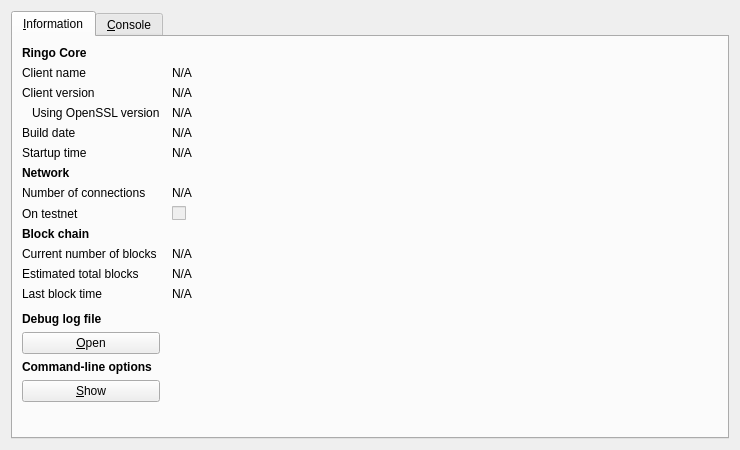
<?xml version="1.0" encoding="UTF-8"?>
<ui version="4.0">
 <class>RPCConsole</class>
 <widget class="QDialog" name="RPCConsole">
  <property name="geometry">
   <rect>
    <x>0</x>
    <y>0</y>
    <width>740</width>
    <height>450</height>
   </rect>
  </property>
  <property name="windowTitle">
   <string>Ringo - Debug window</string>
  </property>
  <layout class="QVBoxLayout" name="verticalLayout_2">
   <item>
    <widget class="QTabWidget" name="tabWidget">
     <property name="currentIndex">
      <number>0</number>
     </property>
     <widget class="QWidget" name="tab_info">
      <attribute name="title">
       <string>&amp;Information</string>
      </attribute>
      <layout class="QGridLayout" name="gridLayout" columnstretch="0,1">
       <property name="horizontalSpacing">
        <number>12</number>
       </property>
       <item row="0" column="0">
        <widget class="QLabel" name="label_9">
         <property name="font">
          <font>
           <weight>75</weight>
           <bold>true</bold>
          </font>
         </property>
         <property name="text">
          <string>Ringo Core</string>
         </property>
        </widget>
       </item>
       <item row="1" column="0">
        <widget class="QLabel" name="label_5">
         <property name="text">
          <string>Client name</string>
         </property>
        </widget>
       </item>
       <item row="1" column="1">
        <widget class="QLabel" name="clientName">
         <property name="cursor">
          <cursorShape>IBeamCursor</cursorShape>
         </property>
         <property name="text">
          <string>N/A</string>
         </property>
         <property name="textFormat">
          <enum>Qt::PlainText</enum>
         </property>
         <property name="textInteractionFlags">
          <set>Qt::LinksAccessibleByMouse|Qt::TextSelectableByKeyboard|Qt::TextSelectableByMouse</set>
         </property>
        </widget>
       </item>
       <item row="2" column="0">
        <widget class="QLabel" name="label_6">
         <property name="text">
          <string>Client version</string>
         </property>
        </widget>
       </item>
       <item row="2" column="1">
        <widget class="QLabel" name="clientVersion">
         <property name="cursor">
          <cursorShape>IBeamCursor</cursorShape>
         </property>
         <property name="text">
          <string>N/A</string>
         </property>
         <property name="textFormat">
          <enum>Qt::PlainText</enum>
         </property>
         <property name="textInteractionFlags">
          <set>Qt::LinksAccessibleByMouse|Qt::TextSelectableByKeyboard|Qt::TextSelectableByMouse</set>
         </property>
        </widget>
       </item>
       <item row="3" column="0">
        <widget class="QLabel" name="label_14">
         <property name="text">
          <string>Using OpenSSL version</string>
         </property>
         <property name="indent">
          <number>10</number>
         </property>
        </widget>
       </item>
       <item row="3" column="1">
        <widget class="QLabel" name="openSSLVersion">
         <property name="cursor">
          <cursorShape>IBeamCursor</cursorShape>
         </property>
         <property name="text">
          <string>N/A</string>
         </property>
         <property name="textFormat">
          <enum>Qt::PlainText</enum>
         </property>
         <property name="textInteractionFlags">
          <set>Qt::LinksAccessibleByMouse|Qt::TextSelectableByKeyboard|Qt::TextSelectableByMouse</set>
         </property>
        </widget>
       </item>
       <item row="4" column="0">
        <widget class="QLabel" name="label_12">
         <property name="text">
          <string>Build date</string>
         </property>
        </widget>
       </item>
       <item row="4" column="1">
        <widget class="QLabel" name="buildDate">
         <property name="cursor">
          <cursorShape>IBeamCursor</cursorShape>
         </property>
         <property name="text">
          <string>N/A</string>
         </property>
         <property name="textFormat">
          <enum>Qt::PlainText</enum>
         </property>
         <property name="textInteractionFlags">
          <set>Qt::LinksAccessibleByMouse|Qt::TextSelectableByKeyboard|Qt::TextSelectableByMouse</set>
         </property>
        </widget>
       </item>
       <item row="5" column="0">
        <widget class="QLabel" name="label_13">
         <property name="text">
          <string>Startup time</string>
         </property>
        </widget>
       </item>
       <item row="5" column="1">
        <widget class="QLabel" name="startupTime">
         <property name="cursor">
          <cursorShape>IBeamCursor</cursorShape>
         </property>
         <property name="text">
          <string>N/A</string>
         </property>
         <property name="textFormat">
          <enum>Qt::PlainText</enum>
         </property>
         <property name="textInteractionFlags">
          <set>Qt::LinksAccessibleByMouse|Qt::TextSelectableByKeyboard|Qt::TextSelectableByMouse</set>
         </property>
        </widget>
       </item>
       <item row="6" column="0">
        <widget class="QLabel" name="label_11">
         <property name="font">
          <font>
           <weight>75</weight>
           <bold>true</bold>
          </font>
         </property>
         <property name="text">
          <string>Network</string>
         </property>
        </widget>
       </item>
       <item row="7" column="0">
        <widget class="QLabel" name="label_7">
         <property name="text">
          <string>Number of connections</string>
         </property>
        </widget>
       </item>
       <item row="7" column="1">
        <widget class="QLabel" name="numberOfConnections">
         <property name="cursor">
          <cursorShape>IBeamCursor</cursorShape>
         </property>
         <property name="text">
          <string>N/A</string>
         </property>
         <property name="textFormat">
          <enum>Qt::PlainText</enum>
         </property>
         <property name="textInteractionFlags">
          <set>Qt::LinksAccessibleByMouse|Qt::TextSelectableByKeyboard|Qt::TextSelectableByMouse</set>
         </property>
        </widget>
       </item>
       <item row="8" column="0">
        <widget class="QLabel" name="label_8">
         <property name="text">
          <string>On testnet</string>
         </property>
        </widget>
       </item>
       <item row="8" column="1">
        <widget class="QCheckBox" name="isTestNet">
         <property name="enabled">
          <bool>false</bool>
         </property>
         <property name="text">
          <string/>
         </property>
        </widget>
       </item>
       <item row="9" column="0">
        <widget class="QLabel" name="label_10">
         <property name="font">
          <font>
           <weight>75</weight>
           <bold>true</bold>
          </font>
         </property>
         <property name="text">
          <string>Block chain</string>
         </property>
        </widget>
       </item>
       <item row="10" column="0">
        <widget class="QLabel" name="label_3">
         <property name="text">
          <string>Current number of blocks</string>
         </property>
        </widget>
       </item>
       <item row="10" column="1">
        <widget class="QLabel" name="numberOfBlocks">
         <property name="cursor">
          <cursorShape>IBeamCursor</cursorShape>
         </property>
         <property name="text">
          <string>N/A</string>
         </property>
         <property name="textFormat">
          <enum>Qt::PlainText</enum>
         </property>
         <property name="textInteractionFlags">
          <set>Qt::LinksAccessibleByMouse|Qt::TextSelectableByKeyboard|Qt::TextSelectableByMouse</set>
         </property>
        </widget>
       </item>
       <item row="11" column="0">
        <widget class="QLabel" name="label_4">
         <property name="text">
          <string>Estimated total blocks</string>
         </property>
        </widget>
       </item>
       <item row="11" column="1">
        <widget class="QLabel" name="totalBlocks">
         <property name="cursor">
          <cursorShape>IBeamCursor</cursorShape>
         </property>
         <property name="text">
          <string>N/A</string>
         </property>
         <property name="textFormat">
          <enum>Qt::PlainText</enum>
         </property>
         <property name="textInteractionFlags">
          <set>Qt::LinksAccessibleByMouse|Qt::TextSelectableByKeyboard|Qt::TextSelectableByMouse</set>
         </property>
        </widget>
       </item>
       <item row="12" column="0">
        <widget class="QLabel" name="label_2">
         <property name="text">
          <string>Last block time</string>
         </property>
        </widget>
       </item>
       <item row="12" column="1">
        <widget class="QLabel" name="lastBlockTime">
         <property name="cursor">
          <cursorShape>IBeamCursor</cursorShape>
         </property>
         <property name="text">
          <string>N/A</string>
         </property>
         <property name="textFormat">
          <enum>Qt::PlainText</enum>
         </property>
         <property name="textInteractionFlags">
          <set>Qt::LinksAccessibleByMouse|Qt::TextSelectableByKeyboard|Qt::TextSelectableByMouse</set>
         </property>
        </widget>
       </item>
       <item row="13" column="0">
        <spacer name="verticalSpacer_2">
         <property name="orientation">
          <enum>Qt::Vertical</enum>
         </property>
         <property name="sizeHint" stdset="0">
          <size>
           <width>20</width>
           <height>20</height>
          </size>
         </property>
        </spacer>
       </item>
       <item row="14" column="0">
        <widget class="QLabel" name="labelDebugLogfile">
         <property name="font">
          <font>
           <weight>75</weight>
           <bold>true</bold>
          </font>
         </property>
         <property name="text">
          <string>Debug log file</string>
         </property>
        </widget>
       </item>
       <item row="15" column="0">
        <widget class="QPushButton" name="openDebugLogfileButton">
         <property name="toolTip">
          <string>Open the Ringo debug log file from the current data directory. This can take a few seconds for large log files.</string>
         </property>
         <property name="text">
          <string>&amp;Open</string>
         </property>
         <property name="autoDefault">
          <bool>false</bool>
         </property>
        </widget>
       </item>
       <item row="16" column="0">
        <widget class="QLabel" name="labelCLOptions">
         <property name="font">
          <font>
           <weight>75</weight>
           <bold>true</bold>
          </font>
         </property>
         <property name="text">
          <string>Command-line options</string>
         </property>
        </widget>
       </item>
       <item row="17" column="0">
        <widget class="QPushButton" name="showCLOptionsButton">
         <property name="toolTip">
          <string>Show the Ringo-Qt help message to get a list with possible Ringo command-line options.</string>
         </property>
         <property name="text">
          <string>&amp;Show</string>
         </property>
         <property name="autoDefault">
          <bool>false</bool>
         </property>
        </widget>
       </item>
       <item row="18" column="0">
        <spacer name="verticalSpacer">
         <property name="orientation">
          <enum>Qt::Vertical</enum>
         </property>
         <property name="sizeHint" stdset="0">
          <size>
           <width>20</width>
           <height>40</height>
          </size>
         </property>
        </spacer>
       </item>
      </layout>
     </widget>
     <widget class="QWidget" name="tab_console">
      <attribute name="title">
       <string>&amp;Console</string>
      </attribute>
      <layout class="QVBoxLayout" name="verticalLayout_3">
       <property name="spacing">
        <number>3</number>
       </property>
       <item>
        <widget class="QTextEdit" name="messagesWidget">
         <property name="minimumSize">
          <size>
           <width>0</width>
           <height>100</height>
          </size>
         </property>
         <property name="readOnly">
          <bool>true</bool>
         </property>
         <property name="tabKeyNavigation" stdset="0">
          <bool>false</bool>
         </property>
         <property name="columnCount" stdset="0">
          <number>2</number>
         </property>
        </widget>
       </item>
       <item>
        <layout class="QHBoxLayout" name="horizontalLayout">
         <property name="spacing">
          <number>3</number>
         </property>
         <item>
          <widget class="QLabel" name="label">
           <property name="text">
            <string notr="true">&gt;</string>
           </property>
          </widget>
         </item>
         <item>
          <widget class="QLineEdit" name="lineEdit"/>
         </item>
         <item>
          <widget class="QPushButton" name="clearButton">
           <property name="maximumSize">
            <size>
             <width>24</width>
             <height>24</height>
            </size>
           </property>
           <property name="toolTip">
            <string>Clear console</string>
           </property>
           <property name="text">
            <string/>
           </property>
           <property name="icon">
            <iconset resource="../bitcoin.qrc">
             <normaloff>:/icons/remove</normaloff>:/icons/remove</iconset>
           </property>
           <property name="shortcut">
            <string notr="true">Ctrl+L</string>
           </property>
           <property name="autoDefault">
            <bool>false</bool>
           </property>
          </widget>
         </item>
        </layout>
       </item>
      </layout>
     </widget>
    </widget>
   </item>
  </layout>
 </widget>
 <resources>
  <include location="../bitcoin.qrc"/>
 </resources>
 <connections/>
</ui>
